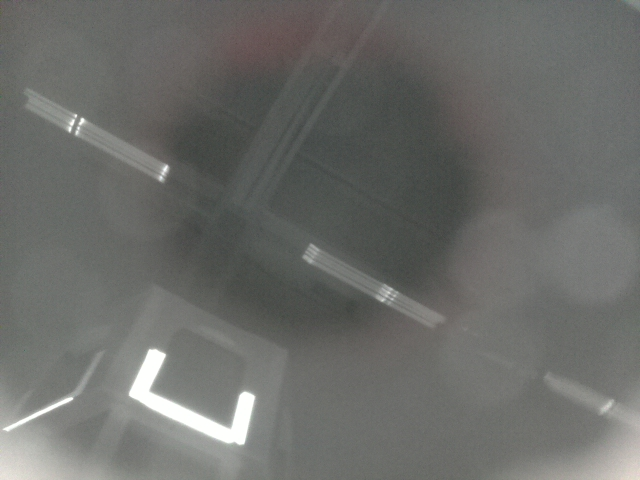
//> input picture latest.jpg, 640 x 480 px
$ ./highgoal   (built with g++ and OpenCV 4)
//> lines starting //> are read from the running program, lines starting //| are printed output that depends on the picture; after the words box and inside, x2 and y2 are one past the last pixel; in counts of white or black regions, pixels touching at a corner belong together
#include "opencv2/highgui/highgui.hpp"
#include "opencv2/core/core.hpp"
#include "opencv2/imgproc/imgproc.hpp"
#include <iostream>
#include <dirent.h>
#include <math.h>
// For availability of M_PI
#define _USE_MATH_DEFINES

using namespace cv;
using namespace std;

// Declare vars
Mat src, src_gray, subtracted;
int size_x = -1;
int size_y = -1;
struct rect_points {
	Point side_one;
	Point side_two;
	Point side_three;
	Point side_four;
};
rect_points goal;
vector<vector<Point> > contours;
void convex_callback(int, void*);
void blob_callback(int, void*);
void analyzeImage(Mat src);
pair<float,float> angle_and_dist();

// Create min and max variables for optimal detection based on environment
int thresh = 210;
int max_thresh = 255;

int blob_size = 5;
int max_blob = 20; // Used only in gui

bool gui = false; // Turn on for debugging
bool detailedGUI = false;
bool test = false;
bool latest = false;
bool done = false;
bool foundGoal = false;

// CONSTANTS
// Distances are in inches, angles are in degrees
const float millimetersPerInch = 25.4;
const float mountAngleX = 0.0;
const float mountAngleY = 45.0 * M_PI / 180;
const int nativeResX = 2592;
const int nativeResY = 1944;
const float nativeAngleX = 53.5 * M_PI / 180;
const float nativeAngleY = 41.41 * M_PI / 180;
const float shiftX = 13.25 * millimetersPerInch; // 13.25 inches
const float shiftY = 2.5 * millimetersPerInch; // 2.5 inches
const float goalHeight = 8 * 12 * millimetersPerInch; // 8 feet
const float cameraHeight = 296.0; // 296 millimeters

// Access a specified directory, used in one of main's options
int getdir(string dir, vector<string> &files) {
	DIR *dp;
	struct dirent *dirp;
	if ((dp = opendir(dir.c_str())) == NULL) {
		cout << "Error opening directory '" << dir << "'" << endl;
		return -1;
	}

	while ((dirp = readdir(dp)) != NULL) {
		files.push_back(string(dirp->d_name));
	}
	closedir(dp);
	return 0;
}

int main(int argc, char** argv) {
	string image = "latest.jpg";
	// Different args determine different modes, so we can debug or run with ease
	// Modes are (in order): GUI, testing, using latest.jpg (on RPi), or other directory (uses getDir)
	if (argc == 1) {
		detailedGUI = true;
	} else if (argc == 2) {
		if (strcmp(argv[1], "test") == 0) {
			gui = false;
			test = true;
			cout << "*********************************" << endl;
			cout << "Testing mode" << endl;
			cout << "*********************************" << endl << endl;
		} else if (strcmp(argv[1], "latest") == 0) {
			latest = true;
			gui = false;
			image = "latest.jpg";
		} else {
			image = argv[1];
		}
	} else if (argc == 3) {
		if (strcmp(argv[1], "folder") == 0) {
			vector<string> files = vector<string>();
			string dir = argv[2];
			if (dir.substr(dir.size() - 1, 1) != "/") {
				dir += "/";
			}

			int status = getdir(dir, files);

			if (status >= 0) {
				cout << "Reading directory '" << dir << "'" << endl;
			} else {
				return status;
			}

			for (unsigned int i = 0; i < files.size(); i++) {
				if (files[i].length() < 4 || files[i].substr(files[i].length() - 4, 4) != ".jpg") continue;
				string path = dir + files[i];

				src = imread(path, CV_LOAD_IMAGE_UNCHANGED);
				if (src.empty()) {
					cout << "Error: Image '" << path << "' cannot be loaded" << endl;
					return -1;
				}
				cout << "Loaded image '" << files[i] << "'" << endl;
				analyzeImage(src);

				waitKey(0);
				done = true;
			}
		}
	}

	// If no mode is specified, run the defualt image
	if (!done) {
		src = imread(image, CV_LOAD_IMAGE_UNCHANGED);
//> src is the input picture: 480 rows x 640 cols, CV_8UC3; mean B, G, R 105.3, 108.4, 107.4
		if (src.empty()) {
			cout << "Error: Image '" << image << "' cannot be loaded" << endl;
			return -1;
		}
		analyzeImage(src);
	}
	return 0;
}

// Process the image specified in main for angle and distance
void analyzeImage(Mat src) {
	float offAngle = 0.0;
	float distance = 0.0;
	size_x = src.cols;
//> size_x = 640
	size_y = src.rows;
//> size_y = 480

	// Convert to 1 channel (gray) for use by other operators
	cvtColor(src, src_gray, CV_BGR2GRAY);
	// Blur image as to round any small errors
	blur(src_gray, src_gray, Size(3, 3));

	if (gui) {
		namedWindow("window", CV_WINDOW_AUTOSIZE);
		if (detailedGUI) imshow("src_gray", src_gray);
		createTrackbar(" Threshold:", "window", &thresh, max_thresh, convex_callback);
		createTrackbar(" BlobSize:", "window", &blob_size, max_blob, blob_callback);
	}

	convex_callback(0, 0);

	// Calculate angle and distance if goal is found
	if (foundGoal) {
		pair<float,float> tempvar = angle_and_dist();
		offAngle = tempvar.first;
		distance = tempvar.second;
	}
	// Print results for debugging or communication with RIO
	cout << foundGoal << "::" << offAngle << "::" << distance << endl;
	if (gui) waitKey(0);
}


void convex_callback(int, void*) {
	Mat threshold_output, convex;
	vector<Vec4i> hierarchy;

	// Convert to only black and white pixels using threshold for use by findcontours
	threshold(src_gray, threshold_output, thresh, max_thresh, THRESH_BINARY);
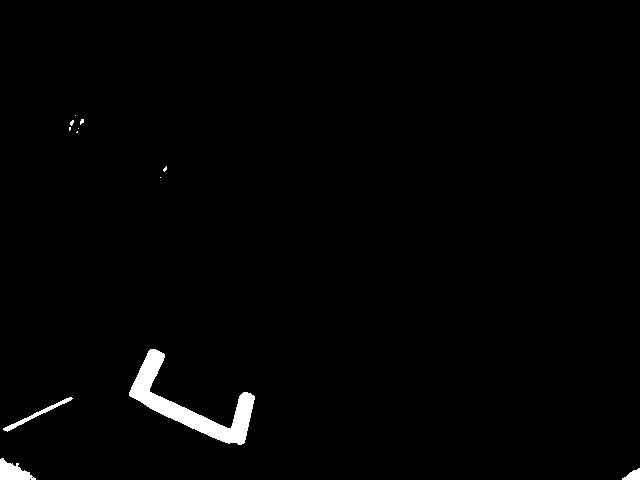
//> threshold_output: 480 rows x 640 cols, CV_8UC1; 1.3% white; 12 white regions (8 under 20 px)
	if (gui && detailedGUI) imshow("threshold", threshold_output);
	// Find shapes for use by other operators
	findContours(threshold_output, contours, hierarchy, CV_RETR_TREE, CV_CHAIN_APPROX_SIMPLE, Point(0, 0));
//> contours = 13 contours, 9 with area under 20; largest, box (x1, y1, x2, y2) and area: (129, 349, 255, 445) 2987, (0, 458, 36, 480) 410, (3, 397, 73, 432) 230, (622, 468, 640, 480) 108

	// Blob Filter for pre conxev hull?

	// Create convex hulls of contours for detecting the high goal's U shape
	vector<vector<Point> > hull(contours.size());
//> hull = 13 empty contours
	for(int i = 0; i < contours.size(); ++i) {
		convexHull(Mat(contours[i]), hull[i], false);
	}
//> this loop made 13 passes

	convex = Mat::zeros( threshold_output.size(), CV_8UC1 );
	for (int i = 0; i<contours.size(); ++i) {
		drawContours(convex, hull, i, Scalar(255,255,255), CV_FILLED, 8, vector<Vec4i>(), 0, Point() );
	}
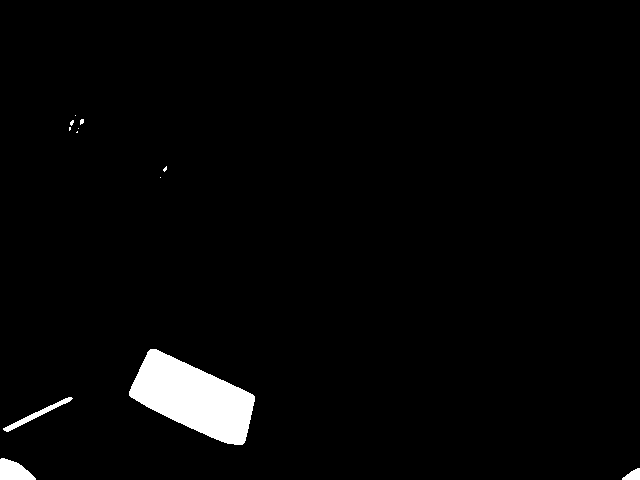
//> convex: 480 rows x 640 cols, CV_8UC1; 2.6% white; 12 white regions (8 under 20 px), largest, box (x1, y1, x2, y2) and area: (129, 349, 255, 445) 6835, (0, 458, 36, 480) 537, (3, 397, 73, 432) 375, (622, 468, 640, 480) 140

	// Subtract the original contours from convex hulls, remaining with the inner part of the U
	subtracted = Mat::zeros(convex.size(), CV_8UC1);
	if (convex.isContinuous() && threshold_output.isContinuous()) {
		uchar *p1, *p2, *p3;
		p1 = convex.ptr<uchar>(0);
		p2 = threshold_output.ptr<uchar>(0);
		p3 = subtracted.ptr<uchar>(0);
		for (int i = 0; i < convex.rows * convex.cols; ++i) {
			if (*p2 != 0){
				*p3 = 0;
			} else if (*p1 != 0){
				*p3 = 255;
			}
			p1++;
			p2++;
			p3++;
		}
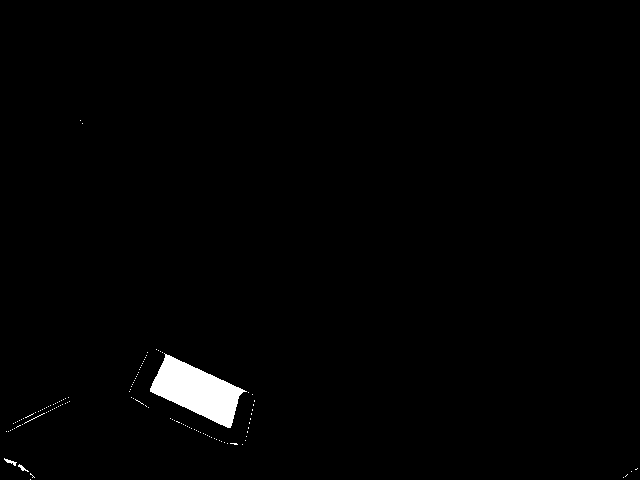
//> subtracted: 480 rows x 640 cols, CV_8UC1; 1.2% white; 121 white regions (117 under 20 px), largest, box (x1, y1, x2, y2) and area: (150, 353, 247, 428) 3557, (4, 458, 17, 466) 38, (18, 464, 29, 472) 30, (24, 413, 45, 424) 21
	}
	// subtract(convex, threshold_output, subtracted);

	if (gui && detailedGUI) {
		imshow("convex", convex);
		imshow("subtracted", subtracted);
	}
	// Detect highgoal from what's left and create a goal object
	blob_callback(0, 0);
}

void blob_callback(int, void*) {
	vector<Point> poly, largest_contour;
	vector<Vec4i> hierarchy;
	Mat blobbed;
	Mat element = getStructuringElement(MORPH_ELLIPSE, Size(2 * blob_size + 1, 2 * blob_size + 1), Point(blob_size, blob_size));

	// Grow and shrink shape to get better edges
	erode(subtracted, blobbed, element);
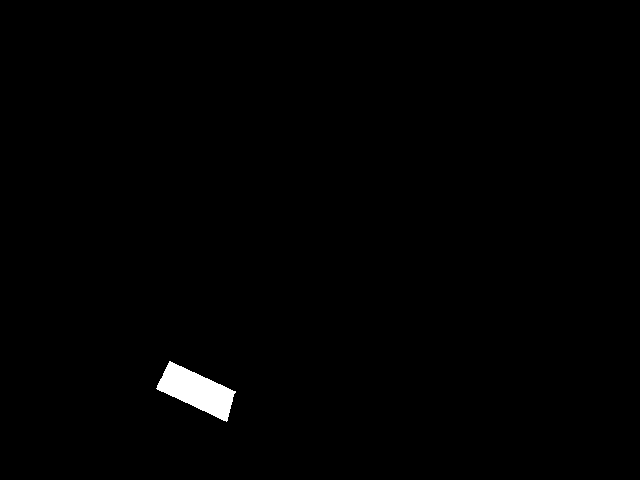
//> blobbed: 480 rows x 640 cols, CV_8UC1; 0.77% white; 1 white region, box (x1, y1, x2, y2) and area: (156, 361, 236, 422) 2357
	dilate(blobbed, blobbed, element);
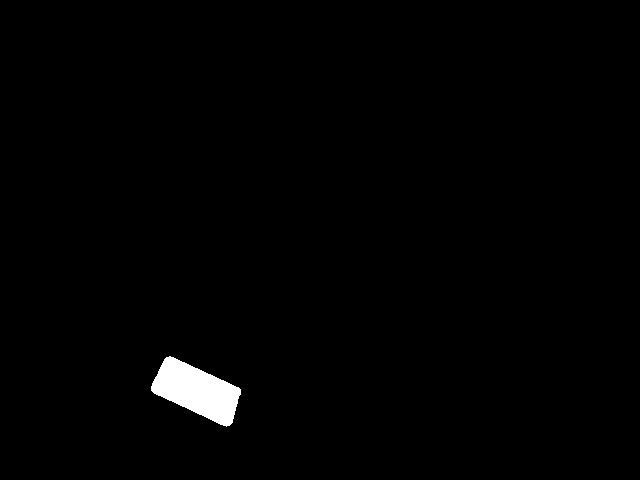
//> blobbed: 480 rows x 640 cols, CV_8UC1; 1.1% white; 1 white region
	if (gui && detailedGUI) imshow("blobbed", blobbed);
	findContours(blobbed, contours, hierarchy, CV_RETR_TREE, CV_CHAIN_APPROX_SIMPLE, Point(0, 0));
//> contours = 1 contour; box (x1, y1, x2, y2) and area: (151, 356, 241, 427) 3396
	Mat result = src.clone();
	// Mat::zeros(blobbed.size(), CV_8UC3);

	// Filter for largest
	if (contours.size()!=0) {
		foundGoal = true;
		double largest_area = 0.0;
		for (int i = 0; i < contours.size(); i++) {
			// Find the area of contour
			double a = contourArea(contours[i], false);
			if (a > largest_area) {
				largest_contour = contours[i];
				largest_area = a;
			}
		}
//> this loop made 1 pass
//> (a, largest_area) on pass 1: (3396.5, 3396.5)
//> after the loop, largest_contour = contour of 177 points, box (x1, y1, x2, y2) (151, 356, 241, 427), area 3396; largest_area = 3396.5
	}
	// Create goal
	approxPolyDP(Mat(largest_contour), poly, 3, true);
//> poly = 4 Points (x, y): [166, 357], [151, 390], [229, 425], [240, 389]
	goal.side_one = poly[0];
//> goal.side_one = Point(166, 357)
	goal.side_two = poly[1];
//> goal.side_two = Point(151, 390)
	goal.side_three = poly[2];
//> goal.side_three = Point(229, 425)
	goal.side_four = poly[3];
//> goal.side_four = Point(240, 389)

	if (gui) {
		line(result, goal.side_one, goal.side_two, Scalar(255, 0, 0), 5);
		line(result, goal.side_two, goal.side_three, Scalar(255, 0, 0), 5);
		line(result, goal.side_three, goal.side_four, Scalar(255, 0, 0), 5);
		line(result, goal.side_four, goal.side_one, Scalar(255, 0, 0), 5);
		imshow("window", result);
	}
}

// Calculate angle and distance based off of pixel coordinates. Return radians (straight ahead - 0, right - positive, left - negative), distance (on the floor from shooter to middle of U on highgoal)
pair<float,float> angle_and_dist() {
	float degPerPxlX = nativeAngleX / size_x;
//> degPerPxlX = 0.00146
	float degPerPxlY = nativeAngleY / size_y;
//> degPerPxlY = 0.00151
	float goalPixelY = size_y - (goal.side_two.y + goal.side_one.y + goal.side_three.y + goal.side_four.y) / 4;
//> goalPixelY = 90
	float goalAngleY = mountAngleY + degPerPxlY * (goalPixelY - size_y / 2);
//> goalAngleY = 0.56
	float goalPixelX = (goal.side_two.x + goal.side_one.x + goal.side_three.x + goal.side_four.x) / 4;
//> goalPixelX = 196
	float goalAngleX = mountAngleX + degPerPxlX * (goalPixelX - size_x / 2);
//> goalAngleX = -0.181
	float cameraDistance = (goalHeight - cameraHeight) / tan(goalAngleY);
//> cameraDistance = 3420.7
	float shift = sqrt(shiftX * shiftX + shiftY * shiftY);
	float cameraAngle = M_PI - goalAngleX - atan(shiftX / shiftY);
//> cameraAngle = 1.94
	// cameraAngle = M_PI/2 + goalAngleX - atan(shiftX / shiftY);
	float distance = sqrt(cameraDistance * cameraDistance + shift * shift - 2 * cameraDistance * shift * cos(cameraAngle));
//> distance = 3558.1
	float offAngle = asin(sin(cameraAngle) * cameraDistance / distance);
//> offAngle = 1.11
	offAngle += atan(shiftY / shiftX) - M_PI / 2;
//> offAngle = -0.271
	distance /= millimetersPerInch;
//> distance = 140.1
//> in analyzeImage, `pair<float,float> tempvar = angle_and_dist();`: tempvar = (-0.271, 140.1)
//> in analyzeImage, `offAngle = tempvar.first;`: offAngle = -0.271
//> in analyzeImage, `distance = tempvar.second;`: distance = 140.1
//| 1::-0.270869::140.081
	return make_pair(offAngle, distance);
}
//testing master

$ run again, with img000509.jpg copied over latest.jpg
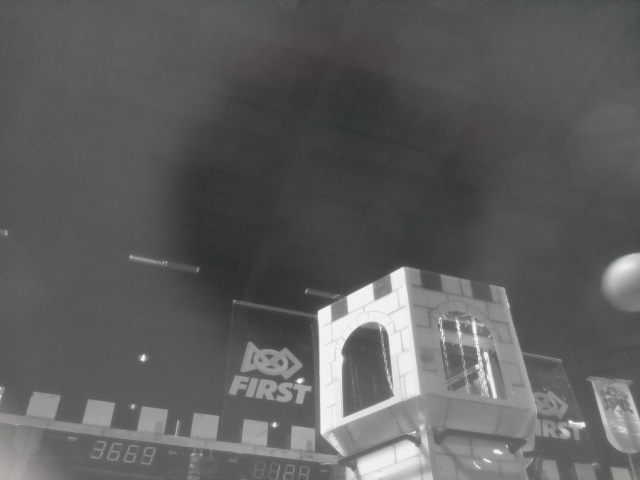
//> input picture img000509.jpg, 640 x 480 px
//> src is the input picture: 480 rows x 640 cols, CV_8UC3; mean B, G, R 93.9, 94.8, 93.6
//> in convex_callback, `threshold(src_gray, threshold_output, thresh, max_thresh, THRESH_BINAR..`:
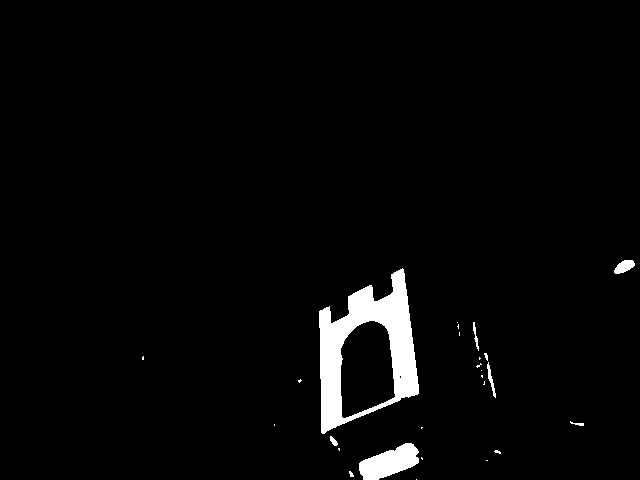
//> threshold_output: 480 rows x 640 cols, CV_8UC1; 2.9% white; 26 white regions (17 under 20 px)
//> in convex_callback, `findContours(threshold_output, contours, hierarchy, CV_RETR_TREE, CV_C..`: contours = 28 contours, 21 with area under 20; largest, box (x1, y1, x2, y2) and area: (319, 268, 419, 434) 10724, (340, 320, 396, 419) 4228, (359, 443, 419, 480) 1282, (614, 260, 635, 274) 166, (487, 362, 496, 398) 66, (473, 322, 479, 351) 34, (330, 436, 338, 446) 34
//> hull = 28 empty contours
//> the loop in convex_callback, `for(int i = 0; i < contours.size(); ++i)` made 28 passes
//> the loop in convex_callback, `for (int i = 0; i<contours.size(); ++i)` made 28 passes
//> in blob_callback, `dilate(blobbed, blobbed, element);`:
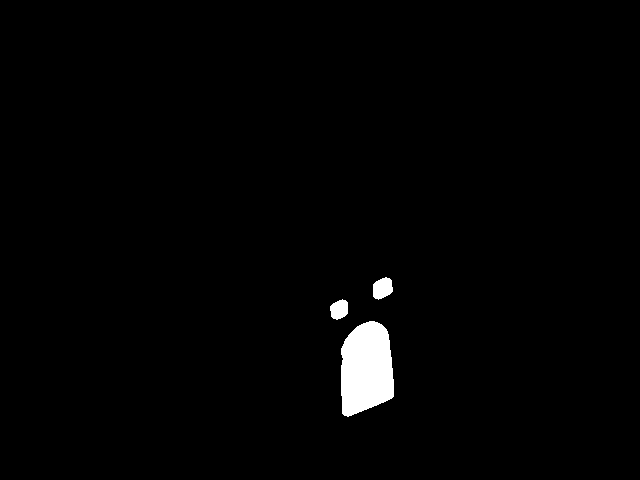
//> blobbed: 480 rows x 640 cols, CV_8UC1; 1.5% white; 3 white regions
//> in blob_callback, `findContours(blobbed, contours, hierarchy, CV_RETR_TREE, CV_CHAIN_APPR..`: contours = 3 contours; box (x1, y1, x2, y2) and area: (341, 321, 394, 417) 3974, (373, 277, 393, 300) 312, (330, 299, 348, 320) 258
//> the loop in blob_callback, `for (int i = 0; i < contours.size(); i++)` made 3 passes
//> (a, largest_area) on pass 1: (3974, 3974)
//> after the loop in blob_callback, `for (int i = 0; i < contours.size(); i++)`: largest_contour = contour of 96 points, box (x1, y1, x2, y2) (341, 321, 394, 417), area 3974; largest_area = 3974
//> poly = 7 Points (x, y): [374, 321], [357, 326], [341, 348], [342, 413], [347, 416], [393, 396], [388, 334]
//> goal.side_one = Point(374, 321)
//> goal.side_two = Point(357, 326)
//> goal.side_three = Point(341, 348)
//> goal.side_four = Point(342, 413)
//> goalPixelY = 128
//> goalAngleY = 0.617
//> goalPixelX = 353
//> goalAngleX = 0.0481
//> cameraDistance = 3021.6
//> cameraAngle = 1.71
//> in angle_and_dist, `float distance = sqrt(cameraDistance * cameraDistance + shift * shift ..`: distance = 3087.5
//> in angle_and_dist, `float offAngle = asin(sin(cameraAngle) * cameraDistance / distance);`: offAngle = 1.32
//> in angle_and_dist, `offAngle += atan(shiftY / shiftX) - M_PI / 2;`: offAngle = -0.0619
//> in angle_and_dist, `distance /= millimetersPerInch;`: distance = 121.6
//> tempvar = (-0.0619, 121.6)
//> in analyzeImage, `offAngle = tempvar.first;`: offAngle = -0.0619
//> in analyzeImage, `distance = tempvar.second;`: distance = 121.6
//| 1::-0.0619425::121.556

$ run again, with img0176.jpg copied over latest.jpg
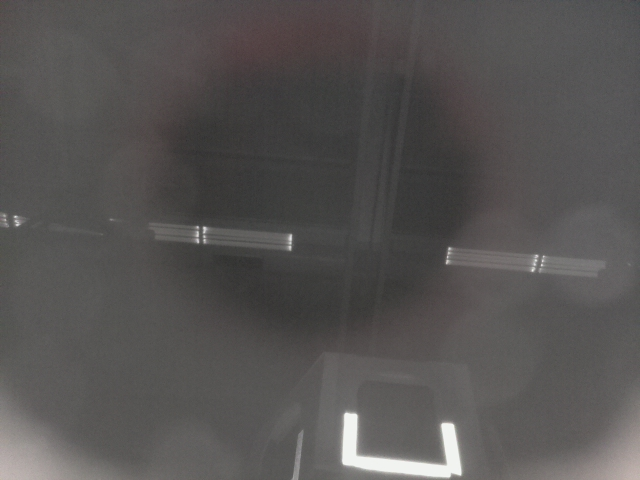
//> input picture img0176.jpg, 640 x 480 px
//> src is the input picture: 480 rows x 640 cols, CV_8UC3; mean B, G, R 83, 83.8, 86.2
//> in convex_callback, `threshold(src_gray, threshold_output, thresh, max_thresh, THRESH_BINAR..`:
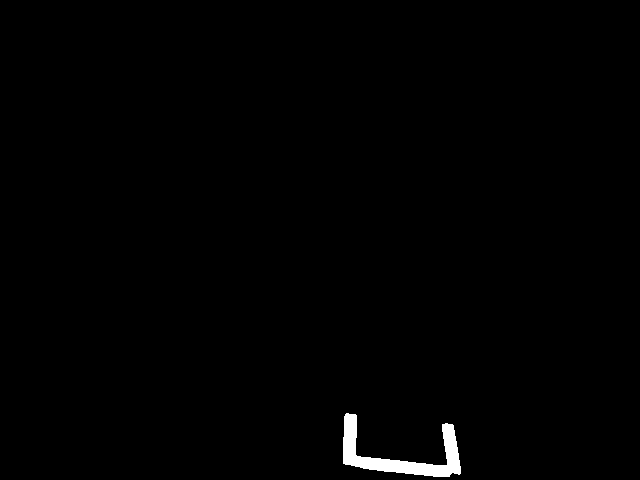
//> threshold_output: 480 rows x 640 cols, CV_8UC1; 0.79% white; 1 white region
//> in convex_callback, `findContours(threshold_output, contours, hierarchy, CV_RETR_TREE, CV_C..`: contours = 1 contour; box (x1, y1, x2, y2) and area: (343, 413, 461, 477) 2228
//> hull = 1 empty contours
//> the loop in convex_callback, `for(int i = 0; i < contours.size(); ++i)` made 1 pass
//> the loop in convex_callback, `for (int i = 0; i<contours.size(); ++i)` made 1 pass
//> in blob_callback, `dilate(blobbed, blobbed, element);`:
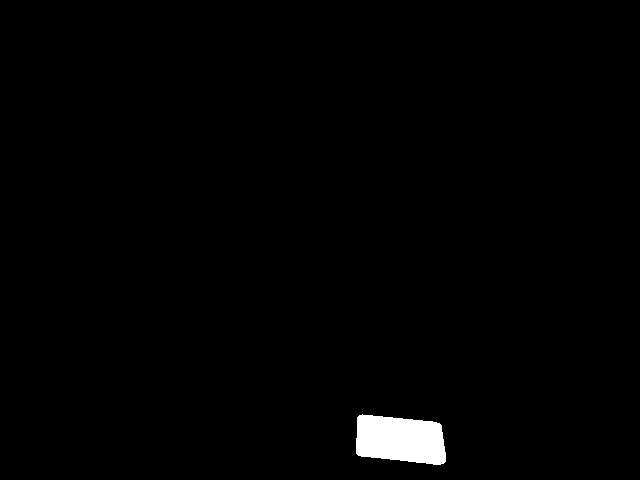
//> blobbed: 480 rows x 640 cols, CV_8UC1; 1.2% white; 1 white region
//> in blob_callback, `findContours(blobbed, contours, hierarchy, CV_RETR_TREE, CV_CHAIN_APPR..`: contours = 1 contour; box (x1, y1, x2, y2) and area: (356, 414, 446, 465) 3568
//> the loop in blob_callback, `for (int i = 0; i < contours.size(); i++)` made 1 pass
//> (a, largest_area) on pass 1: (3568.5, 3568.5)
//> after the loop in blob_callback, `for (int i = 0; i < contours.size(); i++)`: largest_contour = contour of 57 points, box (x1, y1, x2, y2) (356, 414, 446, 465), area 3568; largest_area = 3568.5
//> poly = 6 Points (x, y): [357, 417], [358, 455], [433, 464], [445, 461], [439, 423], [362, 414]
//> goal.side_one = Point(357, 417)
//> goal.side_two = Point(358, 455)
//> goal.side_three = Point(433, 464)
//> goal.side_four = Point(445, 461)
//> goalPixelY = 31
//> goalAngleY = 0.471
//> goalPixelX = 398
//> goalAngleX = 0.114
//> cameraDistance = 4210.3
//> cameraAngle = 1.64
//> in angle_and_dist, `float distance = sqrt(cameraDistance * cameraDistance + shift * shift ..`: distance = 4248.9
//> in angle_and_dist, `float offAngle = asin(sin(cameraAngle) * cameraDistance / distance);`: offAngle = 1.42
//> in angle_and_dist, `offAngle += atan(shiftY / shiftX) - M_PI / 2;`: offAngle = 0.0333
//> in angle_and_dist, `distance /= millimetersPerInch;`: distance = 167.3
//> tempvar = (0.0333, 167.3)
//> in analyzeImage, `offAngle = tempvar.first;`: offAngle = 0.0333
//> in analyzeImage, `distance = tempvar.second;`: distance = 167.3
//| 1::0.0333201::167.279
